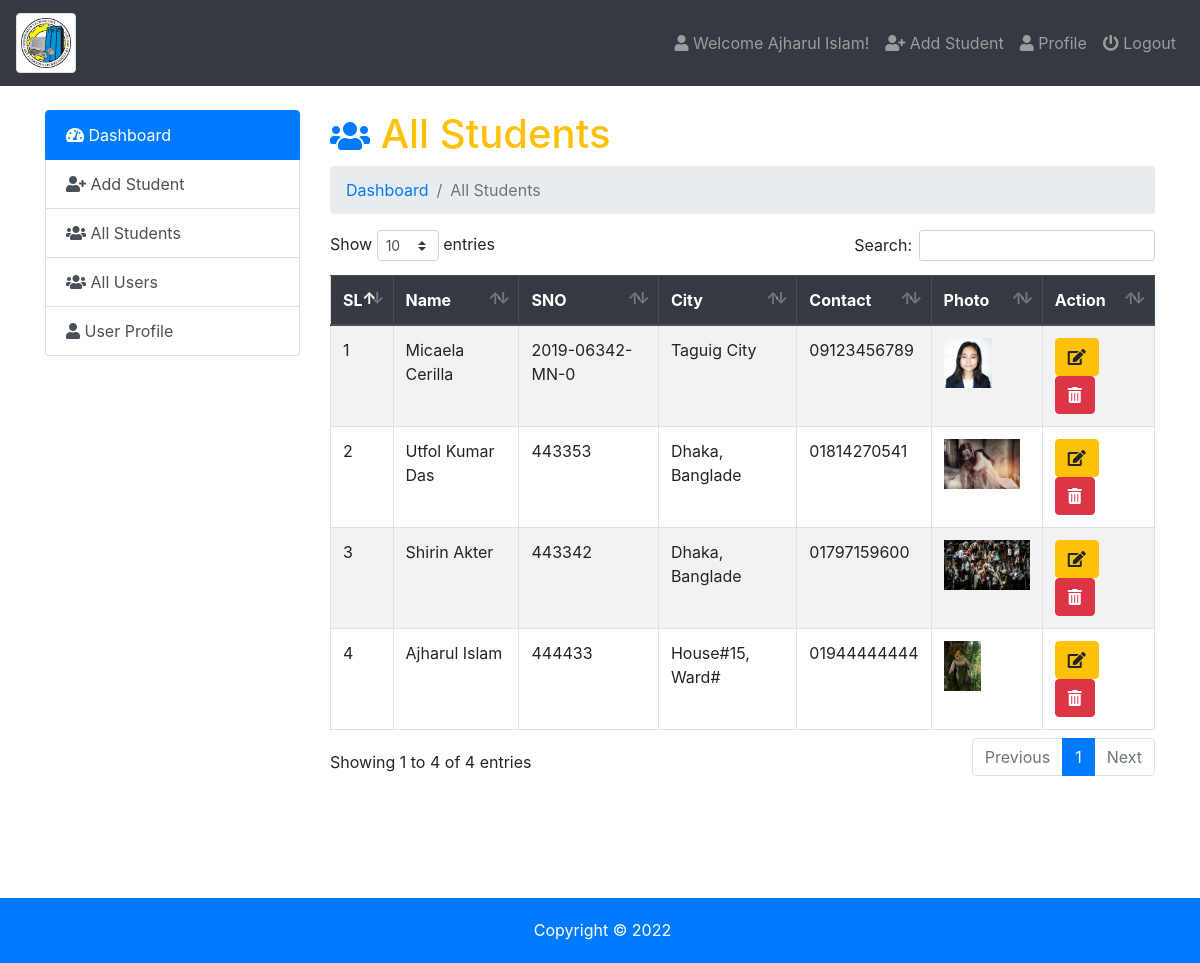
/admin/index.php?page=all-student (signed in), run on the app's committed database.
### tables this page shows
CREATE TABLE `users` (
  `id` int(5) NOT NULL,
  `name` varchar(50) NOT NULL,
  `email` varchar(50) NOT NULL,
  `username` varchar(50) NOT NULL,
  `password` varchar(100) NOT NULL,
  `photo` varchar(50) NOT NULL,
  `status` varchar(12) NOT NULL,
  `datetime` timestamp NOT NULL DEFAULT current_timestamp()
);

CREATE TABLE `student_info` (
  `id` int(5) NOT NULL,
  `name` varchar(20) NOT NULL,
  `roll` varchar(15) NOT NULL,
  `class` varchar(10) NOT NULL,
  `city` varchar(20) NOT NULL,
  `pcontact` varchar(11) NOT NULL,
  `photo` varchar(50) NOT NULL,
  `datetime` timestamp NOT NULL DEFAULT current_timestamp()
);

### admin/all-student.php (the view, shortened to what this page needs)
<h1 class="text-warning"><small class="text-primary"><i class="fas fa-users"></i></small>  All Students</h1>
<nav aria-label="breadcrumb">
  <ol class="breadcrumb">
     <li class="breadcrumb-item" aria-current="page"><a href="index.php">Dashboard </a></li>
     <li class="breadcrumb-item active" aria-current="page">All Students</li>
  </ol>
</nav>
<table class="table  table-striped table-hover table-bordered" id="data">
  <thead class="thead-dark">
    <tr>
      <th scope="col">SL</th>
      <th scope="col">Name</th>
      <th scope="col">SNO</th>
      <th scope="col">City</th>
      <th scope="col">Contact</th>
      <th scope="col">Photo</th>
      <th scope="col">Action</th>
    </tr>
  </thead>
  <tbody>
    <?php
      $query=mysqli_query($db_con,'SELECT * FROM `student_info` ORDER BY `student_info`.`datetime` DESC;');
      $i=1;
      while ($result = mysqli_fetch_array($query)) { ?>
      <tr>
        <?php
        echo '<td>'.$i.'</td>
          <td>'.ucwords($result['name']).'</td>
          <td>'.$result['roll'].'</td>
          <td>'.ucwords($result['city']).'</td>
          <td>'.$result['pcontact'].'</td>
          <td><img src="images/'.$result['photo'].'" height="50px"></td>
          <td>
            <a class="btn btn-xs btn-warning" href="index.php?page=editstudent&id='.base64_encode($result['id']).'&photo='.base64_encode($result['photo']).'">
              <i class="fa fa-edit"></i></a>
             &nbsp; <a class="btn btn-xs btn-danger" onclick="javascript:confirmationDelete($(this));return false;" href="index.php?page=delete&id='.base64_encode($result['id']).'&photo='.base64_encode($result['photo']).'">
             <i class="fas fa-trash-alt"></i></a></td>';?>
      </tr>
     <?php $i++;} ?>
  </tbody>
</table>

### admin/index.php (shortened to what this page needs)
<?php require_once 'db_con.php';
?>
<!doctype html>
<html lang="en">
  <head>
    <link rel="stylesheet" href="../css/bootstrap.min.css">
    <link rel="stylesheet" href="../css/dataTables.bootstrap4.min.css">
    <link rel="stylesheet" href="../css/fontawesome.min.css">
    <link rel="stylesheet" href="../css/solid.min.css">
    <link rel="stylesheet" href="https://cdnjs.cloudflare.com/ajax/libs/animate.css/4.0.0/animate.min.css"/>
    <link rel="stylesheet" type="text/css" href="../css/style.css">
  </head>
  <body>
<nav class="navbar navbar-expand-lg navbar-dark bg-dark">
  <a class="navbar-brand" href="index.php"><img class="img-thumbnail" id="imgdb" src="./images/CCIS Logo.png" width="60px" /></a>
  <div class="navbar-collapse collapse justify-content-end" id="navbarSupportedContent">
    <?php $showuser = $_SESSION['user_login']; $haha = mysqli_query($db_con,"SELECT * FROM `users` WHERE `username`='$showuser';"); $showrow=mysqli_fetch_array($haha); ?>
    <ul class="nav navbar-nav ">
      <li class="nav-item"><a class="nav-link" href="index.php?page=user-profile"><i class="fa fa-user"></i> Welcome <?php echo $showrow['name']; ?>!</a></li>
      <li class="nav-item"><a class="nav-link" href="index.php?page=add-student"><i class="fa fa-user-plus"></i> Add Student</a></li>
      <li class="nav-item"><a class="nav-link" href="index.php?page=user-profile"><i class="fa fa-user"></i> Profile</a></li>
      <li class="nav-item"><a class="nav-link" href="logout.php"><i class="fa fa-power-off"></i> Logout</a></li>
    </ul>
  </div>
</nav>
<br>
    <div class="container">
        <div class="row">
          <div class="col-md-3">
            <div class="list-group">
              <a href="index.php?page=dashboard" class="list-group-item list-group-item-action active">
               <i class="fas fa-tachometer-alt"></i> Dashboard
              </a>
              <a href="index.php?page=add-student" class="list-group-item list-group-item-action"><i class="fa fa-user-plus"></i> Add Student</a>
              <a href="index.php?page=all-student" class="list-group-item list-group-item-action"><i class="fa fa-users"></i> All Students</a>
              <a href="index.php?page=all-users" class="list-group-item list-group-item-action"><i class="fa fa-users"></i> All Users</a>
              <a href="index.php?page=user-profile" class="list-group-item list-group-item-action"><i class="fa fa-user"></i> User Profile</a>
            </div>
          </div>
          <div class="col-md-9">
             <div class="content">
                 <?php
                   if (isset($_GET['page'])) {
                    $page = $_GET['page'].'.php';
                    }else{
                      $page = 'dashboard.php';
                    }
                    if (file_exists($page)) {
                      require_once $page;
                    }else{
                      require_once '404.php';
                    }
                  ?>
             </div>
        </div>
        </div>
    </div>
    <footer style="margin-top: 7.5em;text-align:center;">
      <div class="container">
      <p>Copyright &copy; <?php echo date('Y') ?></p>
      </div>
    </footer>
  </body>
</html>

### css/style.css (style rules this page uses)
footer { background: #007BFF; color:#fff; padding: 20px 0px 5px 5px; margin-top: 20px; }

### data on the page
users: name "Ajharul Islam"
student_info: name "Micaela Cerilla", roll "2019-06342-MN-0", city "Taguig City", pcontact "09123456789", photo (picture)
student_info: name "Utfol Kumar Das", roll "443353", city "Dhaka, Banglade", pcontact "01814270541", photo (picture)
student_info: name "Shirin Akter", roll "443342", city "Dhaka, Banglade", pcontact "01797159600", photo (picture)
student_info: name "Ajharul Islam", roll "444433", city "House#15, Ward#", pcontact "01944444444", photo (picture)
